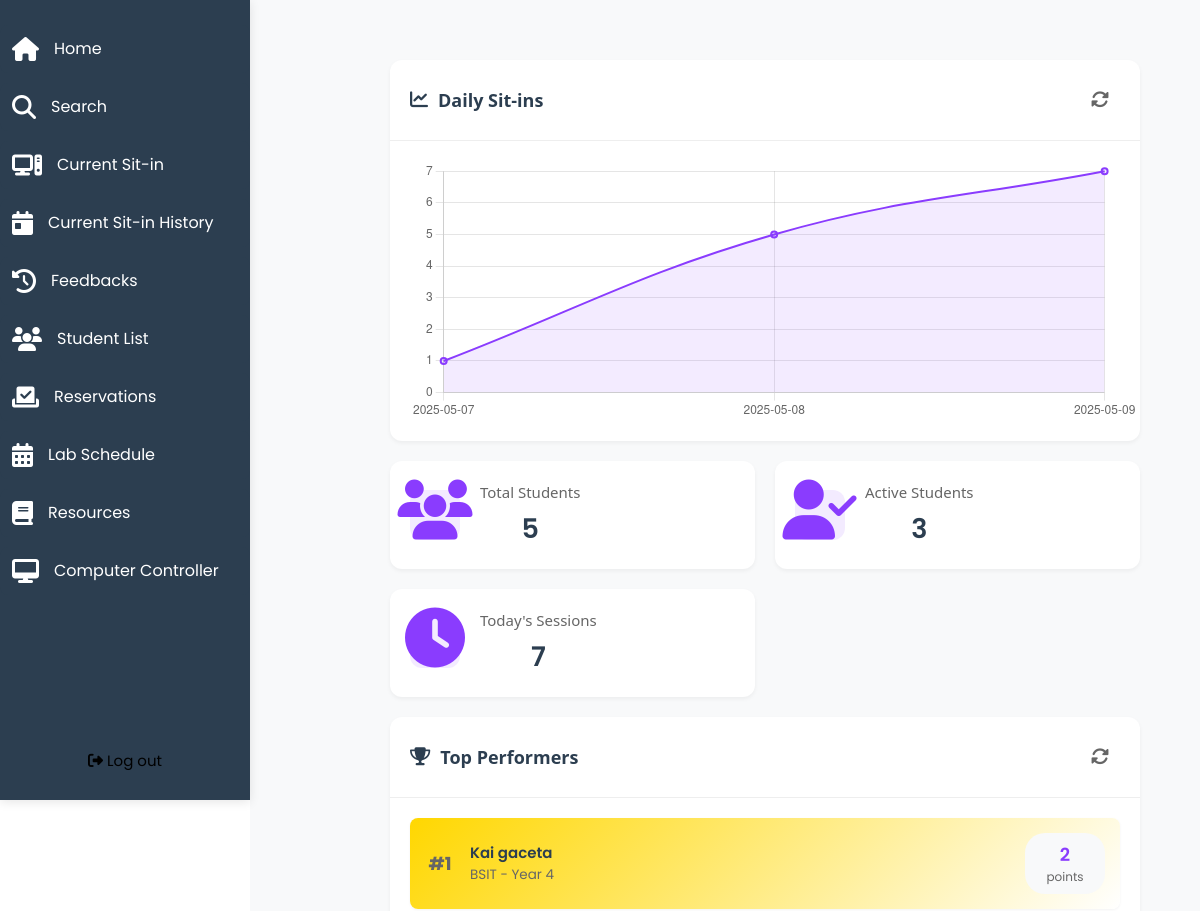
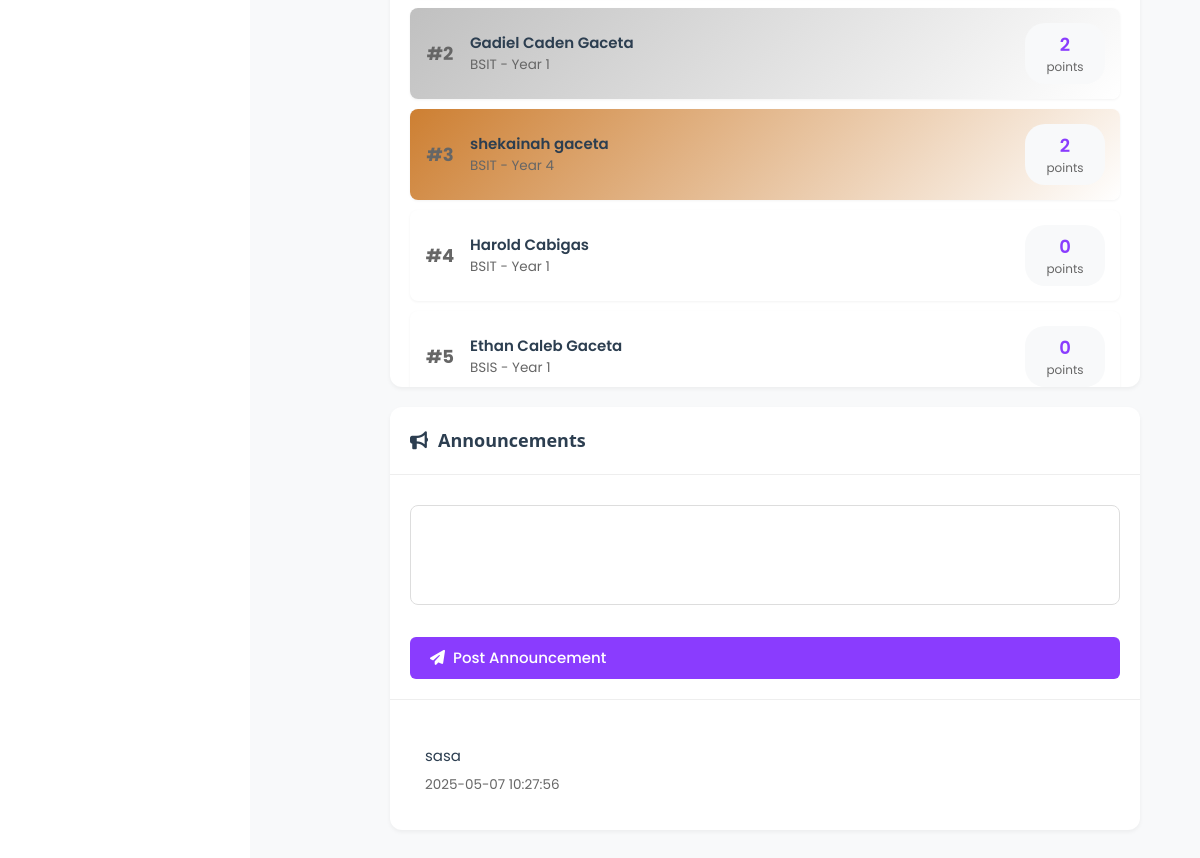
The page /admin_dashboard (signed in) on the database its author committed (2 pictures, top to bottom).
### tables this page shows
CREATE TABLE users (
                id INTEGER PRIMARY KEY AUTOINCREMENT,
                username TEXT UNIQUE NOT NULL,
                password TEXT NOT NULL,
                firstname TEXT NOT NULL,
                lastname TEXT NOT NULL,
                email TEXT UNIQUE NOT NULL,
                role TEXT NOT NULL,
                remaining_sessions INTEGER DEFAULT 0,
                points INTEGER DEFAULT 0,
                course TEXT,
                yearlvl TEXT,
                profile_pic TEXT
            , midname text);

CREATE TABLE announcements (
                id INTEGER PRIMARY KEY AUTOINCREMENT,
                announcement TEXT NOT NULL,
                date_created DATETIME NOT NULL
            );

### app.py (the view)
@app.route('/admin_dashboard')
def admin_dashboard():
    if 'username' not in session or session.get('role') != 'admin':
        flash('Please log in as admin first.', 'error')
        return redirect(url_for('login'))
    statistics = dbhelper.get_statistics()
    announcements = dbhelper.get_announcements()
    top_students = dbhelper.get_top_students()
    daily_stats = dbhelper.get_daily_sitins_stats()
    return render_template('admin_dashboard.html',
                         statistics=statistics,
                         announcements=announcements,
                         top_students=top_students,
                         daily_stats=daily_stats)

### dbhelper.py (called while the page is built)
def get_db_connection():
    conn = sqlite3.connect(DATABASE)
    conn.row_factory = sqlite3.Row
    return conn

def get_announcements():
    conn = get_db_connection()
    cursor = conn.cursor()
    cursor.execute("""
                SELECT * FROM announcements
                ORDER BY date_created DESC
            """)
    announcements = cursor.fetchall()
    conn.close()
    return announcements

def get_daily_sitins_stats(days=7):
    try:
        conn = get_db_connection()
        cursor = conn.cursor()
        cursor.execute("""
            SELECT
                DATE(time_out) as date,
                COUNT(*) as count
            FROM sit_in_history
            WHERE DATE(time_out) >= DATE('now', ? || ' days')
            GROUP BY DATE(time_out)
            ORDER BY date ASC
        """, (f"-{days}",))
        stats = cursor.fetchall()
        conn.close()
        dates = []
        counts = []
        for stat in stats:
            dates.append(stat[0])
            counts.append(stat[1])
        return {
            "dates": dates,
            "counts": counts
        }
    except Exception as e:
        print(f"Error getting daily sit-ins stats: {e}")
        return {"dates": [], "counts": []}

### templates/admin_dashboard.html (shortened to what this page needs)
{% extends 'admin.html' %}
{% block content %}
<div class="dashboard-container">
    <div class="stats-graph">
        <div class="w3-card">
            <div class="card-header">
                <h2><i class="fas fa-chart-line"></i> Daily Sit-ins</h2>
                <div class="card-actions">
                    <button class="refresh-btn" onclick="location.reload()"><i class="fas fa-sync-alt"></i></button>
                </div>
            </div>
            <div class="graph-container">
                <canvas id="dailyStatsChart"></canvas>
            </div>
        </div>
    </div>
    <div class="stats-row">
        <div class="stat-card">
            <div class="stat-icon"><i class="fas fa-users"></i></div>
            <div class="stat-content">
                <h3>Total Students</h3>
                <p class="stat-value">{{ statistics.total_students }}</p>
            </div>
        </div>
        <div class="stat-card">
            <div class="stat-icon"><i class="fas fa-user-check"></i></div>
            <div class="stat-content">
                <h3>Active Students</h3>
                <p class="stat-value">{{ statistics.active_students }}</p>
            </div>
        </div>
        <div class="stat-card">
            <div class="stat-icon"><i class="fas fa-clock"></i></div>
            <div class="stat-content">
                <h3>Today's Sessions</h3>
                <p class="stat-value">{{ statistics.total_sessions_today }}</p>
            </div>
        </div>
    </div>
    <div class="main-content-row">
        <div class="leaderboard-column">
            <div class="w3-card">
                <div class="card-header">
                    <h2><i class="fas fa-trophy"></i> Top Performers</h2>
                    <div class="card-actions">
                        <button class="refresh-btn" onclick="location.reload()"><i class="fas fa-sync-alt"></i></button>
                    </div>
                </div>
                <div class="leaderboard-container">
                    {% for student in top_students %}
                    <div class="leaderboard-item {% if loop.index == 1 %}gold{% elif loop.index == 2 %}silver{% elif loop.index == 3 %}bronze{% endif %}">
                        <div class="rank">#{{ loop.index }}</div>
                        <div class="student-info">
                            <div class="name">{{ student.name }}</div>
                            <div class="details">{{ student.course }} - Year {{ student.yearlvl }}</div>
                        </div>
                        <div class="points">
                            <span class="points-value">{{ student.points }}</span>
                            <span class="points-label">points</span>
                        </div>
                    </div>
                    {% endfor %}
                </div>
            </div>
        </div>
        <div class="announcements-column">
            <div class="w3-card">
                <div class="card-header">
                    <h2><i class="fas fa-bullhorn"></i> Announcements</h2>
                </div>
                <div class="announcement-form">
                    <form id="announcementForm">
                        <textarea id="announcementText" placeholder="Enter your announcement here..." required></textarea>
                        <button type="submit" class="submit-btn"><i class="fas fa-paper-plane"></i> Post Announcement</button>
                    </form>
                </div>
                <div class="announcement-list">
                    {% if announcements %}
                        {% for announcement in announcements %}
                            <div class="announcement-item">
                                <div class="announcement-content">
                                    <p>{{ announcement.announcement }}</p>
                                    <small class="announcement-date">{{ announcement.date_created }}</small>
                                </div>
                            </div>
                        {% endfor %}
                    {% else %}
                        <div class="no-announcements">
                            <p>No announcements yet.</p>
                        </div>
                    {% endif %}
                </div>
            </div>
        </div>
    </div>
</div>
<script>
// Daily Stats Chart
const dailyStatsCtx = document.getElementById('dailyStatsChart').getContext('2d');
const dailyStatsChart = new Chart(dailyStatsCtx, {
    type: 'line',
    data: {
        labels: {{ daily_stats.dates | tojson | safe }},
        datasets: [{
            label: 'Number of Sit-ins',
            data: {{ daily_stats.counts | tojson | safe }},
            borderColor: '#8a3cfe',
            backgroundColor: 'rgba(138, 60, 254, 0.1)',
            borderWidth: 2,
            tension: 0.4,
            fill: true
        }]
    },
    options: {
        responsive: true,
        maintainAspectRatio: false,
        plugins: {
            legend: {
                display: false
            }
        },
        scales: {
            y: {
                beginAtZero: true,
                ticks: {
                    stepSize: 1
                }
            }
        }
    }
});
document.getElementById('announcementForm').addEventListener('submit', function(e) {
    e.preventDefault();
    const announcementText = document.getElementById('announcementText').value;
    if (!announcementText.trim()) {
        alert('Please enter an announcement');
        return;
    }
    const formData = new FormData();
    formData.append('announcement', announcementText);
    fetch('/post_announcement', {
        method: 'POST',
        body: formData
    })
    .then(response => response.json())
    .then(data => {
        if (data.success) {
            document.getElementById('announcementText').value = '';
            location.reload();
        } else {
            alert(data.message);
        }
    })
    .catch(error => {
        console.error('Error:', error);
        alert('Error posting announcement');
    });
});
</script>
{% endblock %}

### static/css/w3.css (style rules this page uses)
html { box-sizing:border-box }
*,*:before,*:after { box-sizing:inherit }
html { -ms-text-size-adjust:100%;-webkit-text-size-adjust:100% }
body { margin:0 }
audio,canvas,progress,video { display:inline-block }
small { font-size:80% }
button,input,select,textarea,optgroup { font:inherit;margin:0 }
button,input { overflow:visible }
button,select { text-transform:none }
button,[type=button],[type=reset],[type=submit] { -webkit-appearance:button }
textarea { overflow:auto }
html,body { font-family:Verdana,sans-serif;font-size:15px;line-height:1.5 }
html { overflow-x:hidden }
h2 { font-size:30px }
h3 { font-size:24px }
h1,h2,h3,h4,h5,h6 { font-family:"Segoe UI",Arial,sans-serif;font-weight:400;margin:10px 0 }
.w3-card,.w3-card-2 { box-shadow:0 2px 5px 0 rgba(0,0,0,0.16),0 2px 10px 0 rgba(0,0,0,0.12) }

### static/css/stylesheet.css (style rules this page uses)
:root { --primary-dark: #8a3cfe; --secondary-dark: #f3f1fd; --text-light: #ffffff; --success-color: #28a745; --error-color: #dc3545; }
body { font-family: Poppins, sans-serif; background-color: white; }
textarea { width: 100%; height: 50px; margin-top: 10px; padding: 8px; border-radius: 5px; border: 1px solid #ccc; }
.submit-btn { background-color: #8a3cfe; color: white; padding: 10px; border: none; width: 100%; cursor: pointer; margin-top: 10px; }
.announcement-list { margin-top: 10px; }
.stat-card { background-color: var(--primary-dark); padding: 20px; border-radius: 8px; border: 1px solid var(--accent-gold); text-align: center; }
.stat-card i { font-size: 2em; color: var(--accent-gold); margin-bottom: 10px; }
.w3-card { background: rgba(255, 255, 255, 0.1); border-radius: 8px; transition: transform 0.2s; }
.announcement-list { max-height: 300px; overflow-y: auto; }
textarea { background: rgba(255, 255, 255, 0.1); border: 1px solid rgba(255, 255, 255, 0.2); color: white; width: 100%; padding: 10px; border-radius: 8px; }
textarea::placeholder { color: rgba(255, 255, 255, 0.7); }

### templates/admin.html (style rules this page uses)
* { font-family: 'Poppins', sans-serif; }
.w3-card { border-radius: 12px; box-shadow: 0 2px 10px rgba(0,0,0,0.05); transition: transform 0.3s ease, box-shadow 0.3s ease; }
h2, h3 { color: #2c3e50; font-weight: 600; }

### rows shown on the page
users: name "Kai gaceta", course "BSIT", yearlvl "4", points "2"
users: name "Gadiel Caden Gaceta", course "BSIT", yearlvl "1", points "2"
users: name "shekainah gaceta", course "BSIT", yearlvl "4", points "2"
users: name "Harold Cabigas", course "BSIT", yearlvl "1", points "0"
users: name "Ethan Caleb Gaceta", course "BSIS", yearlvl "1", points "0"
announcements: announcement "sasa", date_created "2025-05-07 10:27:56"

### other values the page prints
{{ statistics.total_students }} "5"
{{ statistics.active_students }} "3"
{{ statistics.total_sessions_today }} "7"
